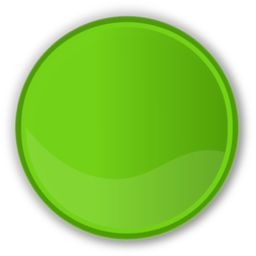
%> input picture Transformée de Fourier/Projet_Outils_Maths/Q3/vert.jpg, 256 x 256 px
$ octave main.m   (GNU Octave 9; MATLAB toolbox functions it lacks are replaced by stand-ins)
%> lines starting %> are read from the running program, lines starting %| are printed output that depends on the picture
### Transformée de Fourier/Projet_Outils_Maths/Q3/fft_2d.m
function X = fft_2d(image)
    % Taille de l'image
    [M, N] = size(image);
    % Calcul de la FFT pour les lignes
    X_rows = zeros(M, N);
    for i = 1:M
        X_rows(i, :) = fft_1d(image(i, :));
    end
    % Calcul de la FFT pour les colonnes
    X = zeros(M, N);
    for j = 1:N
        X(:, j) = fft_1d(X_rows(:, j).').'; % Transposée pour aligner les colonnes
    end
end

### Transformée de Fourier/Projet_Outils_Maths/Q3/fft_1d.m
function X = fft_1d(x)
    % Verification de la longueur du signal
    N = length(x);
    if N <= 1
        X = x;
        return;
    end
    % Division entre pair et impair
    even = fft_1d(x(1:2:N-1));
    odd = fft_1d(x(2:2:N));
    % Facteur de rotation
    factor = exp(-2i * pi * (0:N/2-1) / N);
    % Combinaison des resultats
    X = zeros(1, N);
    X(1:N/2) = even + factor .* odd;
    X(N/2+1:N) = even - factor .* odd;
end

### Transformée de Fourier/Projet_Outils_Maths/Q3/main.m
% Chargement d'une image
image_originale = imread('vert.jpg');
%> image_originale is the input picture: size 256x256x3 uint8; mean R, G, B 162, 213.1, 112.3

% Conversion de l'image en niveaux de gris si elle est en couleur
if size(image_originale, 3) == 3
    image = rgb2gray(image_originale);
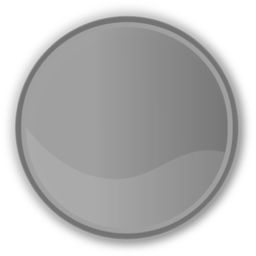
%> image: size 256x256 uint8; min 107, max 255, mean 186.3
else
    image = image_originale;
end

% Calcul de la transformée de Fourier 2D avec fft_2d
result_fft_2d = fft_2d(double(image));
%> (the run ends here)
